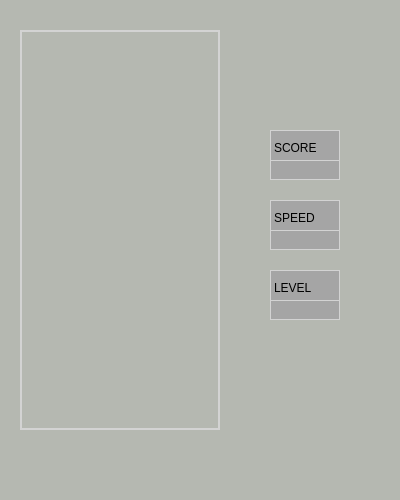
<?xml version="1.0" encoding="UTF-8"?>
<ui version="4.0">
 <class>MainWindow</class>
 <widget class="QMainWindow" name="MainWindow">
  <property name="geometry">
   <rect>
    <x>0</x>
    <y>0</y>
    <width>400</width>
    <height>500</height>
   </rect>
  </property>
  <property name="windowTitle">
   <string>MainWindow</string>
  </property>
  <property name="styleSheet">
   <string notr="true">background: #B5B8B1;</string>
  </property>
  <widget class="QWidget" name="centralwidget">
   <widget class="QWidget" name="field" native="true">
    <property name="geometry">
     <rect>
      <x>20</x>
      <y>30</y>
      <width>200</width>
      <height>400</height>
     </rect>
    </property>
    <property name="styleSheet">
     <string notr="true">border: 2px solid lightgray;
background: #B5B8B1;</string>
    </property>
   </widget>
   <widget class="QLabel" name="label">
    <property name="geometry">
     <rect>
      <x>270</x>
      <y>130</y>
      <width>70</width>
      <height>35</height>
     </rect>
    </property>
    <property name="styleSheet">
     <string notr="true">border: 1px solid lightgray;
background:  #A5A5A5;
text-align: center;</string>
    </property>
    <property name="text">
     <string>SCORE</string>
    </property>
   </widget>
   <widget class="QLabel" name="label_2">
    <property name="geometry">
     <rect>
      <x>270</x>
      <y>200</y>
      <width>70</width>
      <height>35</height>
     </rect>
    </property>
    <property name="styleSheet">
     <string notr="true">border: 1px solid lightgray;
background:  #A5A5A5;
text-align: center;</string>
    </property>
    <property name="text">
     <string>SPEED</string>
    </property>
   </widget>
   <widget class="QLabel" name="label_3">
    <property name="geometry">
     <rect>
      <x>270</x>
      <y>270</y>
      <width>70</width>
      <height>35</height>
     </rect>
    </property>
    <property name="styleSheet">
     <string notr="true">border: 1px solid lightgray;
background:  #A5A5A5;
text-align: center;</string>
    </property>
    <property name="text">
     <string>LEVEL</string>
    </property>
   </widget>
   <widget class="QLabel" name="scoreNum">
    <property name="geometry">
     <rect>
      <x>270</x>
      <y>160</y>
      <width>70</width>
      <height>20</height>
     </rect>
    </property>
    <property name="styleSheet">
     <string notr="true">border: 1px solid lightgray;
background:  #A5A5A5;
text-align: center;</string>
    </property>
    <property name="text">
     <string/>
    </property>
   </widget>
   <widget class="QLabel" name="levelNum">
    <property name="geometry">
     <rect>
      <x>270</x>
      <y>300</y>
      <width>70</width>
      <height>20</height>
     </rect>
    </property>
    <property name="styleSheet">
     <string notr="true">border: 1px solid lightgray;
background:  #A5A5A5;
text-align: center;</string>
    </property>
    <property name="text">
     <string/>
    </property>
   </widget>
   <widget class="QLabel" name="speedNum">
    <property name="geometry">
     <rect>
      <x>270</x>
      <y>230</y>
      <width>70</width>
      <height>20</height>
     </rect>
    </property>
    <property name="styleSheet">
     <string notr="true">border: 1px solid lightgray;
background:  #A5A5A5;
text-align: center;</string>
    </property>
    <property name="text">
     <string/>
    </property>
   </widget>
  </widget>
  <widget class="QStatusBar" name="statusbar"/>
 </widget>
 <resources/>
 <connections/>
</ui>
